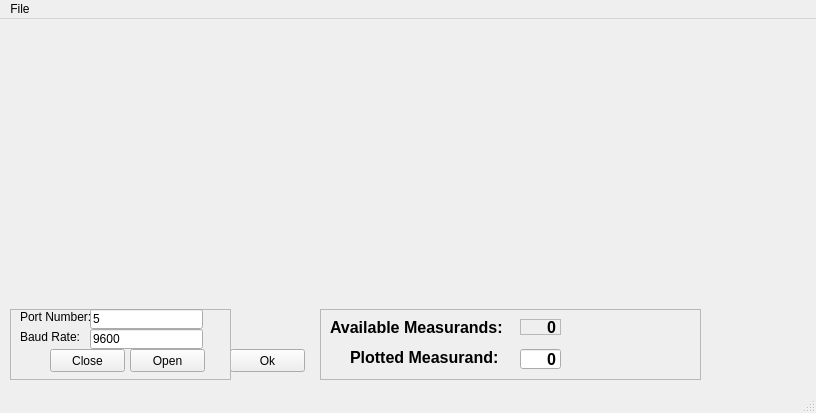
<?xml version="1.0" encoding="UTF-8"?>
<ui version="4.0">
 <class>MainWindow2</class>
 <widget class="QMainWindow" name="MainWindow2">
  <property name="geometry">
   <rect>
    <x>0</x>
    <y>0</y>
    <width>816</width>
    <height>413</height>
   </rect>
  </property>
  <property name="windowTitle">
   <string>MainWindow</string>
  </property>
  <widget class="QWidget" name="centralwidget">
   <widget class="QPushButton" name="okButton">
    <property name="geometry">
     <rect>
      <x>230</x>
      <y>330</y>
      <width>75</width>
      <height>23</height>
     </rect>
    </property>
    <property name="text">
     <string>Ok</string>
    </property>
   </widget>
   <widget class="QwtPlot" name="qwtPlot">
    <property name="geometry">
     <rect>
      <x>10</x>
      <y>10</y>
      <width>781</width>
      <height>271</height>
     </rect>
    </property>
   </widget>
   <widget class="QFrame" name="frameComSettings">
    <property name="geometry">
     <rect>
      <x>10</x>
      <y>290</y>
      <width>221</width>
      <height>71</height>
     </rect>
    </property>
    <property name="frameShape">
     <enum>QFrame::StyledPanel</enum>
    </property>
    <property name="frameShadow">
     <enum>QFrame::Raised</enum>
    </property>
    <widget class="QLineEdit" name="lineEditPortNumber">
     <property name="geometry">
      <rect>
       <x>80</x>
       <y>0</y>
       <width>113</width>
       <height>20</height>
      </rect>
     </property>
     <property name="text">
      <string>5</string>
     </property>
    </widget>
    <widget class="QLineEdit" name="lineEditPortSpeed">
     <property name="geometry">
      <rect>
       <x>80</x>
       <y>20</y>
       <width>113</width>
       <height>20</height>
      </rect>
     </property>
     <property name="text">
      <string>9600</string>
     </property>
    </widget>
    <widget class="QLabel" name="label">
     <property name="geometry">
      <rect>
       <x>10</x>
       <y>0</y>
       <width>71</width>
       <height>16</height>
      </rect>
     </property>
     <property name="text">
      <string>Port Number:</string>
     </property>
    </widget>
    <widget class="QLabel" name="label_2">
     <property name="geometry">
      <rect>
       <x>10</x>
       <y>20</y>
       <width>71</width>
       <height>16</height>
      </rect>
     </property>
     <property name="text">
      <string>Baud Rate:</string>
     </property>
    </widget>
    <widget class="QPushButton" name="OpenCom">
     <property name="geometry">
      <rect>
       <x>120</x>
       <y>40</y>
       <width>75</width>
       <height>23</height>
      </rect>
     </property>
     <property name="text">
      <string>Open</string>
     </property>
    </widget>
    <widget class="QPushButton" name="CloseCom">
     <property name="geometry">
      <rect>
       <x>40</x>
       <y>40</y>
       <width>75</width>
       <height>23</height>
      </rect>
     </property>
     <property name="text">
      <string>Close</string>
     </property>
    </widget>
   </widget>
   <widget class="QFrame" name="frameDataSettings">
    <property name="geometry">
     <rect>
      <x>320</x>
      <y>290</y>
      <width>381</width>
      <height>71</height>
     </rect>
    </property>
    <property name="frameShape">
     <enum>QFrame::StyledPanel</enum>
    </property>
    <property name="frameShadow">
     <enum>QFrame::Raised</enum>
    </property>
    <widget class="QLabel" name="label_3">
     <property name="geometry">
      <rect>
       <x>10</x>
       <y>10</y>
       <width>191</width>
       <height>16</height>
      </rect>
     </property>
     <property name="font">
      <font>
       <pointsize>12</pointsize>
       <weight>75</weight>
       <bold>true</bold>
      </font>
     </property>
     <property name="text">
      <string>Available Measurands:</string>
     </property>
    </widget>
    <widget class="QLabel" name="label_4">
     <property name="geometry">
      <rect>
       <x>200</x>
       <y>10</y>
       <width>41</width>
       <height>16</height>
      </rect>
     </property>
     <property name="font">
      <font>
       <pointsize>12</pointsize>
       <weight>75</weight>
       <bold>true</bold>
      </font>
     </property>
     <property name="layoutDirection">
      <enum>Qt::LeftToRight</enum>
     </property>
     <property name="frameShape">
      <enum>QFrame::StyledPanel</enum>
     </property>
     <property name="text">
      <string>0</string>
     </property>
     <property name="alignment">
      <set>Qt::AlignRight|Qt::AlignTrailing|Qt::AlignVCenter</set>
     </property>
    </widget>
    <widget class="QLabel" name="label_5">
     <property name="geometry">
      <rect>
       <x>30</x>
       <y>40</y>
       <width>161</width>
       <height>16</height>
      </rect>
     </property>
     <property name="font">
      <font>
       <pointsize>12</pointsize>
       <weight>75</weight>
       <bold>true</bold>
      </font>
     </property>
     <property name="text">
      <string>Plotted Measurand:</string>
     </property>
    </widget>
    <widget class="QLineEdit" name="SelectedMeasurand">
     <property name="geometry">
      <rect>
       <x>200</x>
       <y>40</y>
       <width>41</width>
       <height>20</height>
      </rect>
     </property>
     <property name="font">
      <font>
       <pointsize>12</pointsize>
       <weight>75</weight>
       <bold>true</bold>
      </font>
     </property>
     <property name="text">
      <string>0</string>
     </property>
     <property name="frame">
      <bool>true</bool>
     </property>
     <property name="alignment">
      <set>Qt::AlignRight|Qt::AlignTrailing|Qt::AlignVCenter</set>
     </property>
    </widget>
   </widget>
  </widget>
  <widget class="QMenuBar" name="menubar">
   <property name="geometry">
    <rect>
     <x>0</x>
     <y>0</y>
     <width>816</width>
     <height>21</height>
    </rect>
   </property>
   <widget class="QMenu" name="menuFile">
    <property name="title">
     <string>File</string>
    </property>
   </widget>
   <addaction name="menuFile"/>
  </widget>
  <widget class="QStatusBar" name="statusbar"/>
 </widget>
 <customwidgets>
  <customwidget>
   <class>QwtPlot</class>
   <extends>QFrame</extends>
   <header>qwt_plot.h</header>
  </customwidget>
 </customwidgets>
 <resources/>
 <connections/>
</ui>
